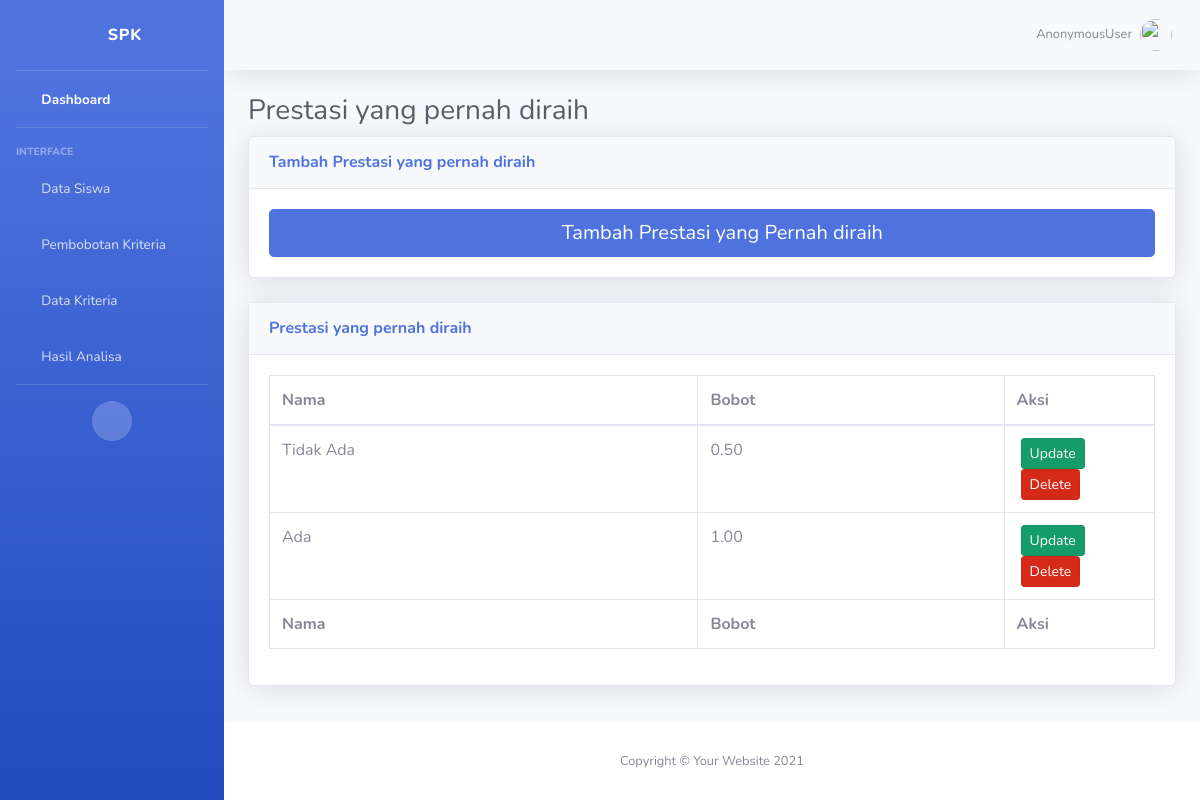
Screenshot of /dataprestasi/ with the database file from the repository.
### belajarApp/models.py (models this page shows, shortened)
class Prestasiyangdiraih(models.Model):
    Name=models.CharField(max_length=100)
    bobot=models.DecimalField(max_digits=3,decimal_places=2)

### belajarApp/views.py (the view)
# urls.py: path('dataprestasi/',views.prestasi, name='dataprestasi'),
def prestasi(request):
    data=Prestasiyangdiraih.objects.all()
    context={'tabel':data}
    return render(request, 'indriapp/prestasiyangpernahdiraih.html',context)

### templates/indriapp/prestasiyangpernahdiraih.html
{% extends './index.html' %}
{% load crispy_forms_tags %}
{% load static %}
{% block content %}
<div class="container-fluid">
    <h1 class="h3 mb-2 text-gray-800">Prestasi yang pernah diraih</h1>
    <div class="card shadow mb-4">
        <div class="card-header py-3">
            <h6 class="m-0 font-weight-bold text-primary">Tambah Prestasi yang pernah diraih</h6>
        </div>
        <div class="card-body">
            <a href="{% url 'addprestasi' %}" role="button" aria-pressed="true" class="btn btn-primary btn-lg btn-block"><i class="fa fa-plus" aria-hidden="true"></i>  Tambah Prestasi yang Pernah diraih </a>
        </div>
    </div>
    <div class="card shadow mb-4">
        <div class="card-header py-3">
            <h6 class="m-0 font-weight-bold text-primary">Prestasi yang pernah diraih</h6>
        </div>
        <div class="card-body">
            <div class="table-responsive">
                <table class="table table-bordered" id="dataTable" width="100%" cellspacing="0">
                    <thead>
                        <tr>
                            <th>Nama</th>
                            <th>Bobot</th>
                            <th>Aksi</th>
                        </tr>
                    </thead>
                    <tfoot>
                        <tr>
                            <th>Nama</th>
                            <th>Bobot</th>
                            <th>Aksi</th>
                        </tr>
                    </tfoot>
                    <tbody>
                        {% for data in tabel %}
                        <tr>
                            <td>{{data.Name}}</td>
                            <td>{{data.bobot}}</td>
                            <th width="17%">
                                <div class="row">
                                    <a href="{% url 'updateprestasi' data.id %}" class="btn btn-success btn-sm active ml-3" role="button" aria-pressed="true">Update</a>
                                    <a href="{% url 'deleteprestasi' data.id %}" class="btn btn-danger btn-sm active ml-3" role="button" aria-pressed="true">Delete</a>
                                </div>
                            </th>
                        </tr>
                        {% endfor %}
                    </tbody>
                </table>
            </div>
        </div>
    </div>
</div>
</div>
{% endblock content %}

### rows the page displays
Prestasiyangdiraih: Name "Tidak Ada", bobot "0.50"
Prestasiyangdiraih: Name "Ada", bobot "1.00"

### other values shown
{{ request.user }} "AnonymousUser"
